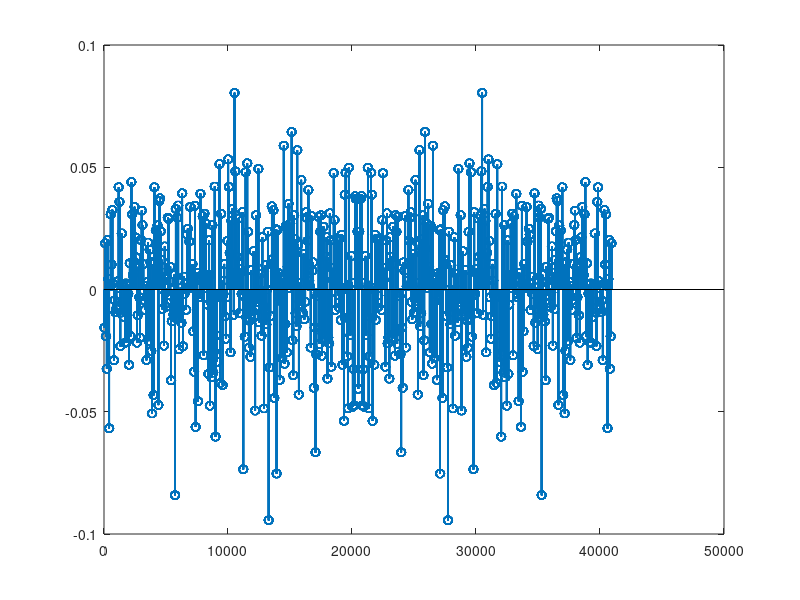
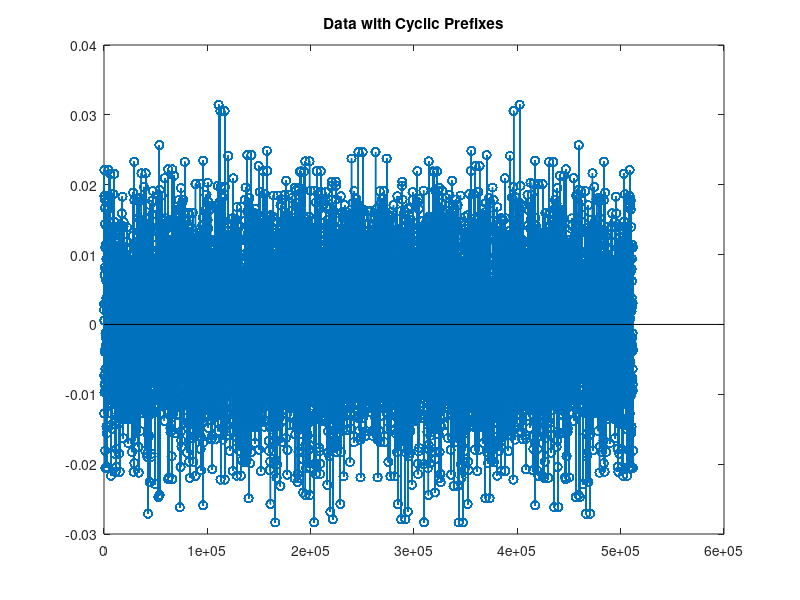

MATLAB code to generate these figures, in order: (Note: this script raises an error after producing the figures.)
clc; clear all; close all;

% Creating X_k - Randomly choose between 1 and -1
size_training_data = 640;
size_X = 6400; %Size of data - 100 sets of 64 bits
range = [-1 1]; %List of wanted values
a = randi(2,size_X,1); %Randomly select index
b = randi(2,size_training_data,1); 
X_k = transpose(range(a)); %Creates array with range(a) values
X_train = transpose(range(b)); 

% IDFT - Takes inverse discrete fourier tranform of data
x_m = ifft(X_k); %Turns data points into impulses
x_train = ifft(X_train);

% Extending each point by 64 points
L = 64; %Length of Pulse - 64

pulse = ones(L, 1); %Creates pulse with L of 64 bits

x_0 = zeros(L*length(x_m),1);       % Creates "empty" vector that is length of desired data: 409600 bits
x_0(1:L:end) = x_m;                 % assign every Symbol_period-th sample to equal a value from bits
x_m_pulse = conv(pulse, x_0);       % Convolve vector by designed pulse
x_m_pulse= x_m_pulse(1:409600);     % Cut extra zeros caused by convolution - desired length of 409600 bits

x_t = zeros(L*length(x_train),1);       % Creates "empty" vector that is length of desired data: 409600 bits
x_t(1:L:end) = x_train;                 % assign every Symbol_period-th sample to equal a value from bits
x_train_pulse = conv(pulse, x_t);       % Convolve vector by designed pulse
x_train_pulse = x_train_pulse(1:L*length(x_train));     % Cut extra zeros caused by convolution - desired length of 409600 bits

figure(1)
stem(x_train_pulse)


% Plot data
figure;
stem(x_m_pulse)
hold on
ylabel('Amplitude')
xlabel('Bit')
title('Data Extended by Pulse')
hold off
%%  Adding cyclic prefix
n_data = size_X / L; % Calculates amount of sets of d-bit data chunks from original data

Len_pulse_data = length(x_m_pulse) + length(x_m_pulse)/4; % Calculates Desired final length of data w/ cyclic prefix

%Index 1st cyclic prefix - Done to ensure methodology works
cycPrefix = x_m_pulse(3073: 4096);                  % Determines index of first cyclic prefix - 1024 bits
x_m_load(1:1024) = cycPrefix;                       % Initializes array that will hold data w/ prefix, making first 1024 valus the cyclic prefix
x_m_load(1025:5120) = x_m_pulse(1: 4096);           % Loads first set of data, 64 bits -> 4096 bits 

%Index the Remaining Data
for R = 2:1:n_data   % Adds cyclic prefixes
    cycPrefix = x_m_pulse(4096*(R-1)+ 64*48+1: 4096*(R)); 
    x_m_load(80*64*(R-1)+1 : 5120*(R-1) + 1024) = cycPrefix;
    Post_chunk =  x_m_pulse(4096*(R-1)+1: 4096*(R));
    x_m_load(5120*(R-1) + 1024+1 : 5120*(R-1) + 1024 +4096) = Post_chunk;
end

% -------------------------TRAINING DATA--------------------------

Len_pulse_train = length(x_train_pulse) + length(x_train_pulse)/4; % Calculates Desired final length of data w/ cyclic prefix

%   For Training data Index 1st cyclic prefix - Done to ensure methodology works
cycPrefix_train = x_train_pulse(3073: 4096);                  % Determines index of first cyclic prefix - 1024 bits
x_train_load(1:1024) = cycPrefix;                       % Initializes array that will hold data w/ prefix, making first 1024 valus the cyclic prefix
x_train_load(1025:5120) = x_train_pulse(1: 4096);           % Loads first set of data, 64 bits -> 4096 bits 

%Index the Remaining Data
for R = 2:1:(size_training_data/L)   % Adds cyclic prefixes
    cycPrefix_train = x_train_pulse(4096*(R-1)+ 64*48+1: 4096*(R)); 
    x_train_load(80*64*(R-1)+1 : 5120*(R-1) + 1024) = cycPrefix_train;
    Post_chunk =  x_train_pulse(4096*(R-1)+1: 4096*(R));
    x_train_load(5120*(R-1) + 1024+1 : 5120*(R-1) + 1024 +4096) = Post_chunk;
end

%% Check Cyclic Prefix
% Downsample from x_m_load
Data_6400cyc = downsample(x_m_load,64);
%Visually Checked, Values are what they are supposed to be

%% Plot Data with cyclic Prefixes
stem(x_m_load)
hold on
title('Data with Cyclic Prefixes')
hold off

%% Transmit Data

%Transpose the Data - 1x51200 -> 51200x1
x_m_load = transpose(x_m_load);

% Transmit data through nonflat channel function
y_m = nonflat_channel(x_m_load);

% Determine Lag in Data
[y1x1,lag1] = xcorr(y_m,x_m_load); 
[~, Index1] = max(abs(y1x1));
shift1 = lag1(Index1);
%Comes out to be 9

%Cut Data from Lag
y_m = y_m(shift1:end);

% ---------------------TRAINING DATA----------------------------

%Transpose the Data - 1x51200 -> 51200x1
x_train_load = transpose(x_train_load);

% Transmit data through nonflat channel function
y_m_train = nonflat_channel(x_train_load);

% Determine Lag in Data
[y1x1_train,lag1] = xcorr(y_m_train,x_train_load); 
[~, Index1_train] = max(abs(y1x1_train));
shift1_train = lag1(Index1_train);
%Comes out to be 9

%Cut Data from Lag
y_m_train = y_m_train(shift1_train:end);

%% FFT - Fast Fourier Transform of Received Data
Y_k = fft(y_m,size_X);
Y_k_train = fft(y_m_train,size_training_data);

figure;
stem(Y_k);
hold on
title('Received Data')
hold off
%%  Channel Estimation 

% With OFDM, we are assuming flat fading model for every 64 bits of data,
% giving us 100 different transfer functions

H_k = zeros(100,1); %Empty vector to put transfer function values

for H = 1:1:n_data   % For each chunk of 64 -> 100 in total
    ChannelEst_n = mean(Y_k(1 + 64*(H-1): 64*(H))); % Calculates transfer function for every 64 bits (assuming flat fading model)
    H_k(H) = ChannelEst_n; %Place data into Transfer function matrix
end
figure;
stem(H_k);
hold on
title('Transfer Functions of Data');
hold off
%% Filtering out White Noise



%% Transmitted Vs Received Data
% Calculating Error

% diff = real((real(X_k) - (real(Y_k)./abs(real(Y_k)))))./real(X_k);
diff = real((real(X_k) - (real(Y_k)./abs(real(Y_k)))))./(2*real(X_k));
% num_error = length(diff(diff==2));
Error = abs(mean(diff)) *100

%Plotting Data
stem(x_m) % Plotting Transmitted Data
hold on
stem(Y_k)% Plotting Received Data
legend('Transmitted','Received')
hold off
